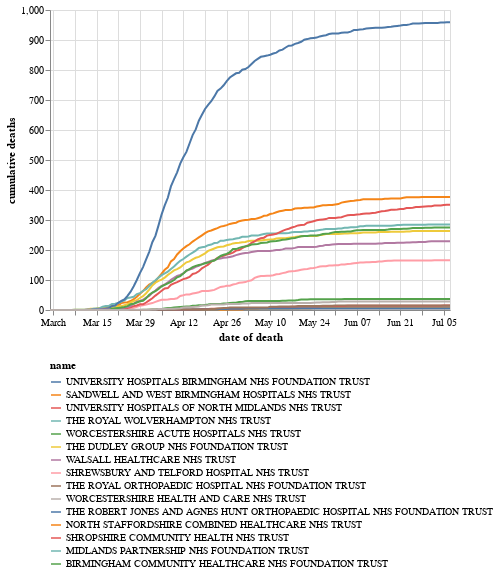

Here is the notebook cell this chart was saved with:
### Markdown cell above
### Cumulative

### Code cell
alt.Chart(chart_doddbt).mark_line().encode(
    x='date of death',
    y='cumulative deaths',
    color=alt.Color('name',sort=[
        'UNIVERSITY HOSPITALS BIRMINGHAM NHS FOUNDATION TRUST',
        'SANDWELL AND WEST BIRMINGHAM HOSPITALS NHS TRUST',
        'UNIVERSITY HOSPITALS OF NORTH MIDLANDS NHS TRUST',
        'THE ROYAL WOLVERHAMPTON NHS TRUST',
        'WORCESTERSHIRE ACUTE HOSPITALS NHS TRUST',
        'THE DUDLEY GROUP NHS FOUNDATION TRUST',
        'WALSALL HEALTHCARE NHS TRUST',
        'SHREWSBURY AND TELFORD HOSPITAL NHS TRUST',
        'THE ROYAL ORTHOPAEDIC HOSPITAL NHS FOUNDATION TRUST',
        'WORCESTERSHIRE HEALTH AND CARE NHS TRUST',
        'THE ROBERT JONES AND AGNES HUNT ORTHOPAEDIC HOSPITAL NHS FOUNDATION TRUST',
        'NORTH STAFFORDSHIRE COMBINED HEALTHCARE NHS TRUST',
        'SHROPSHIRE COMMUNITY HEALTH NHS TRUST',
        'MIDLANDS PARTNERSHIP NHS FOUNDATION TRUST',
        'BIRMINGHAM COMMUNITY HEALTHCARE NHS FOUNDATION TRUST',
    ])
).configure_legend(labelLimit=0, orient='bottom',direction='vertical')

### Figure 1 — Vega-Lite specification as saved in the notebook (floating-point values rounded to 4 significant figures; data arrays with more than 128 entries replaced by an {"elided": "..."} marker saying what was removed)
{"config": {"view": {"continuousWidth": 400, "continuousHeight": 300}, "legend": {"direction": "vertical", "labelLimit": 0, "orient": "bottom"}}, "data": {"name": "data-4e7f42d911699331737dfed7f6ea31c9"}, "mark": "line", "encoding": {"color": {"type": "nominal", "field": "name", "sort": ["UNIVERSITY HOSPITALS BIRMINGHAM NHS FOUNDATION TRUST", "SANDWELL AND WEST BIRMINGHAM HOSPITALS NHS TRUST", "UNIVERSITY HOSPITALS OF NORTH MIDLANDS NHS TRUST", "THE ROYAL WOLVERHAMPTON NHS TRUST", "WORCESTERSHIRE ACUTE HOSPITALS NHS TRUST", "THE DUDLEY GROUP NHS FOUNDATION TRUST", "WALSALL HEALTHCARE NHS TRUST", "SHREWSBURY AND TELFORD HOSPITAL NHS TRUST", "THE ROYAL ORTHOPAEDIC HOSPITAL NHS FOUNDATION TRUST", "WORCESTERSHIRE HEALTH AND CARE NHS TRUST", "THE ROBERT JONES AND AGNES HUNT ORTHOPAEDIC HOSPITAL NHS FOUNDATION TRUST", "NORTH STAFFORDSHIRE COMBINED HEALTHCARE NHS TRUST", "SHROPSHIRE COMMUNITY HEALTH NHS TRUST", "MIDLANDS PARTNERSHIP NHS FOUNDATION TRUST", "BIRMINGHAM COMMUNITY HEALTHCARE NHS FOUNDATION TRUST"]}, "x": {"type": "temporal", "field": "date of death"}, "y": {"type": "quantitative", "field": "cumulative deaths"}}, "$schema": "https://vega.github.io/schema/vega-lite/v4.8.1.json", "datasets": {"data-4e7f42d911699331737dfed7f6ea31c9": {"elided": "1950 records"}}}
